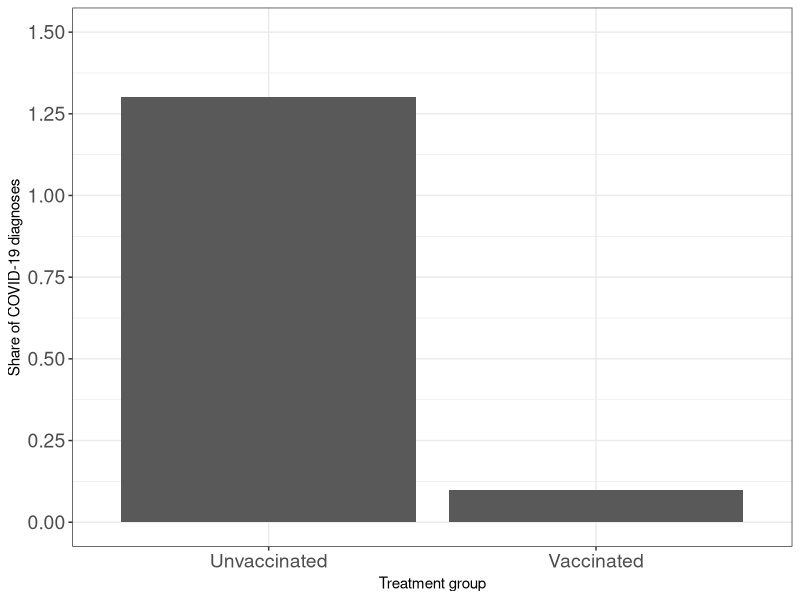
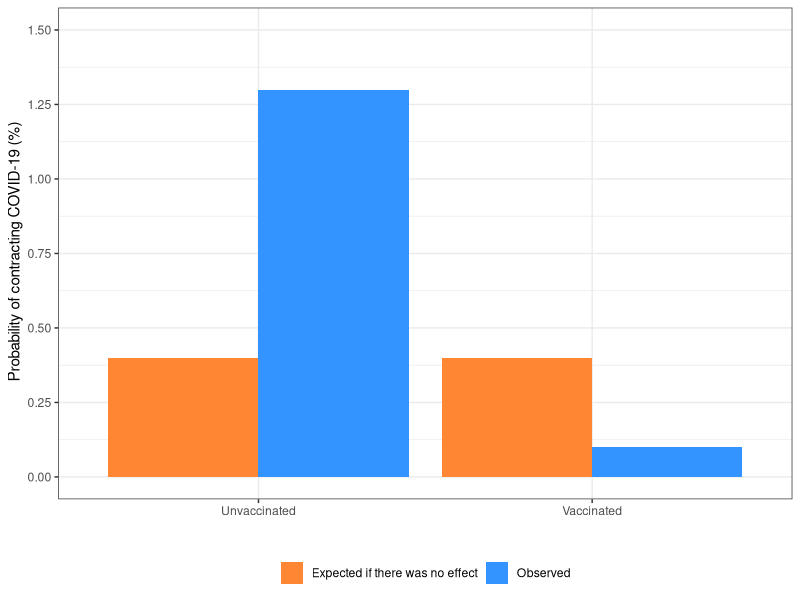
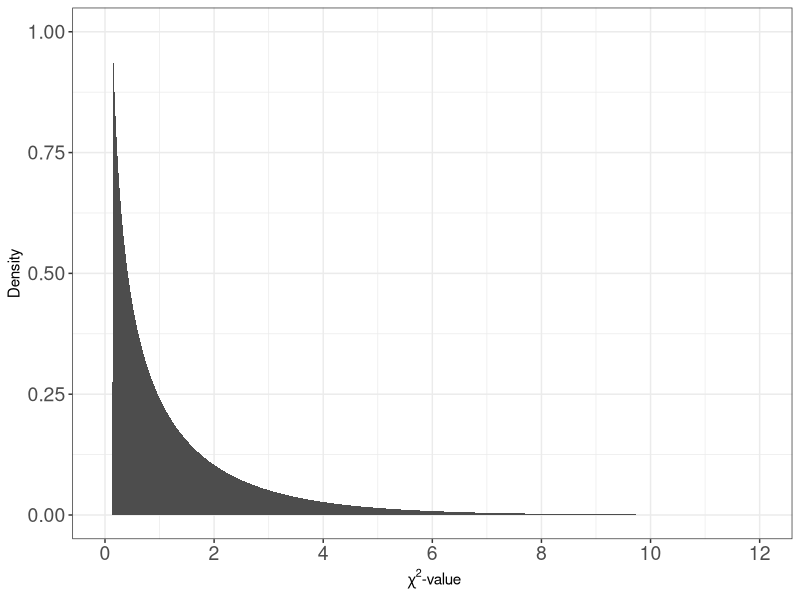
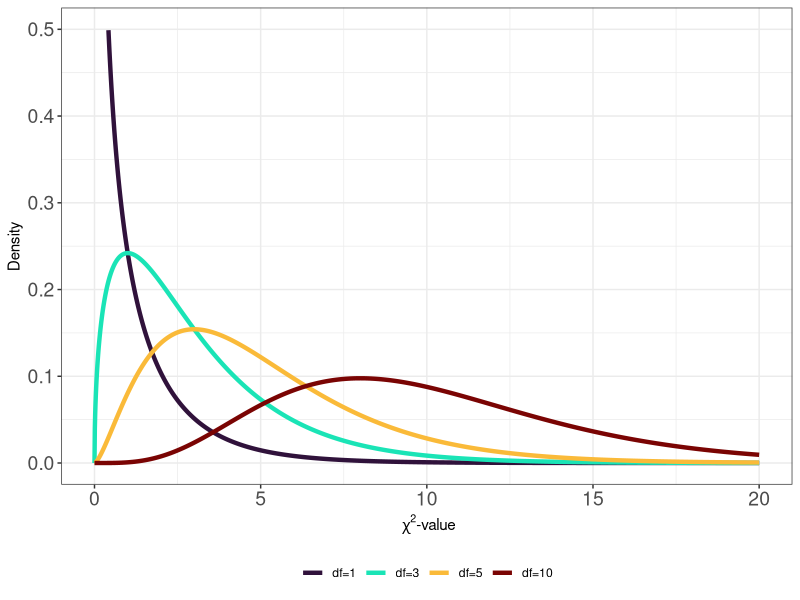
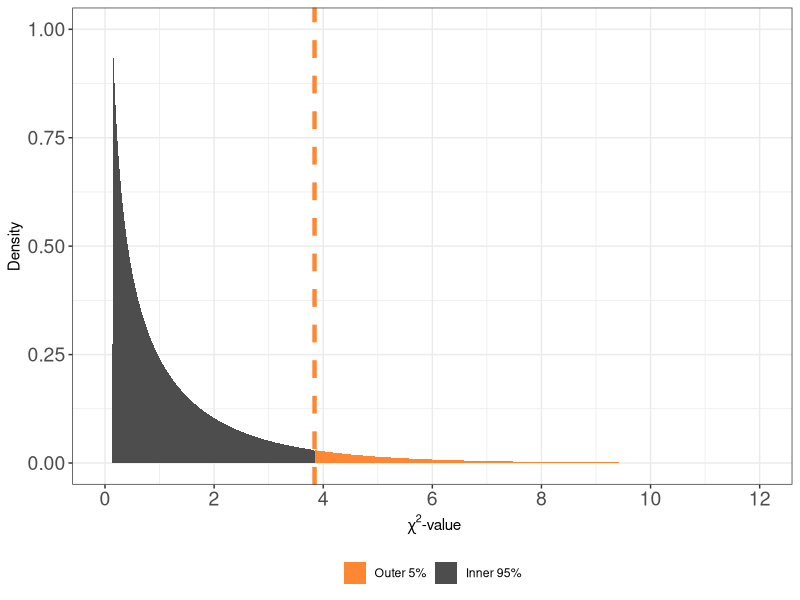
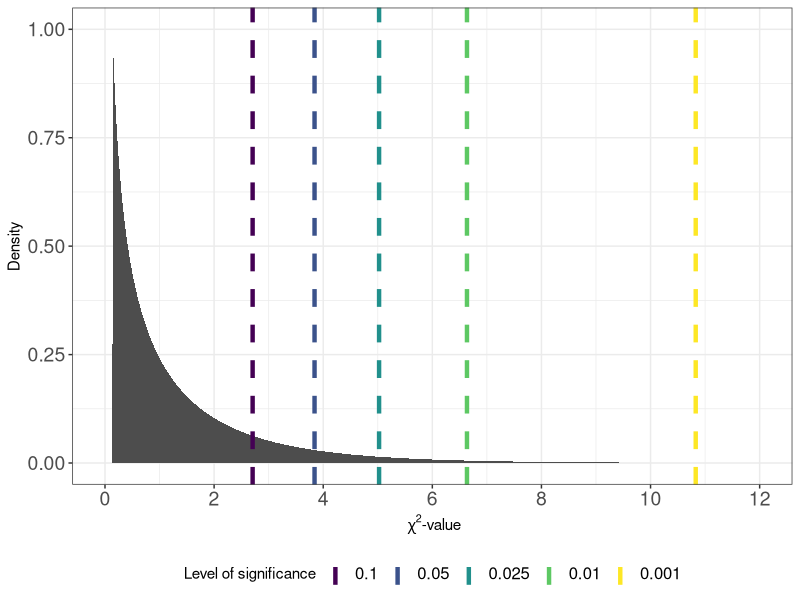
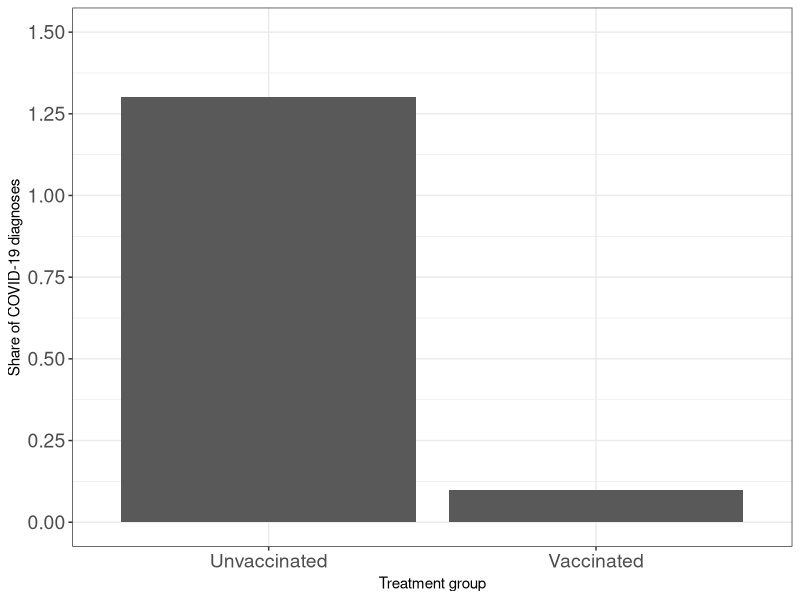
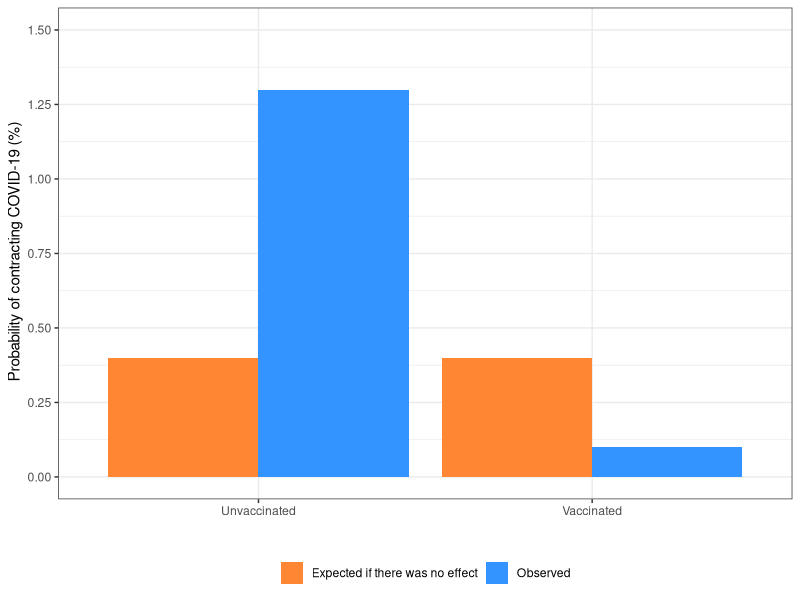

Write the R code that produced these figures, in order.

# Graphs & Tables, Kvantitativ forskningsmetode
###############################################

# Lecture 6: Tabular analysis & chi-squared test

library(tidyverse)
library(xtable)
library(viridis)

setwd("/Users/carloknotz/Documents/Work/Stavanger/Teaching/Statistics/Slides")

# Replication of Logunov et al., Sputnik V trial (Lancet 2021)
##############################################################
sputnik <- matrix(c(4840,62,14948,16), ncol = 2, byrow = T)

colnames(sputnik) <- c("Did not get COVID","Got COVID")
rownames(sputnik) <- c("Did not get vaccine","Got vaccine")

# Frequency table
freq <- as.table(t(sputnik))
freq <- addmargins(freq)

freq <- xtable(freq,
               caption = "Frequencies: Vaccine receipt and COVID-19 incidences",
               align = c("l","c","c","c"),
               digits = 0)

align(freq) <- xalign(freq)
digits(freq) <- xdigits(freq)
display(freq) <- xdisplay(freq)

print(freq,file="sputnik_freq.tex",table.placement = "h",booktabs = T,
      caption.placement="bottom")

# Percentages
propsput <- t(rbind(sputnik,sputnik[1,] + sputnik[2,]))
colnames(propsput) <- c("Did not get vaccine","Got vaccine","Sum")

prop <- 100*prop.table(propsput,2) # Column percentages
prop <- addmargins(prop, 1)

prop <- xtable(prop,
               caption = "Percentages: Vaccine receipt and COVID-19 incidences",
               align = c("l","c","c","c"),
               digits = 1)

align(prop) <- xalign(prop)
display(prop) <- xdisplay(prop)

print(prop,file="sputnik_prop.tex",table.placement = "h",booktabs = T,
      caption.placement="bottom",hline.after=c(-1, 0),
      add.to.row = list(pos = list(nrow(prop)),
                        command = paste0("\\bottomrule \n \\multicolumn{4}{l}",
                                       "{\\scriptsize{Note: Table shows column percentages.}} \n")))

# Percentages, graphically - w/ null result
data.frame(group = c("Unvaccinated","Vaccinated"),
           prob = c(1.3,0.1)) %>% 
  ggplot(aes(x=group,y=prob)) +
  geom_bar(stat = "identity") +
  scale_y_continuous(limits = c(0,1.5),
                     breaks = seq(0,1.5,.25)) +
  labs(y="Share of COVID-19 diagnoses",
       x = "Treatment group") +
  theme_bw() +
  theme(legend.position = "bottom",
        legend.title = element_blank(),
        axis.text = element_text(size=14))
ggsave("sputnik_probs.pdf")


# Percentages, graphically - w/ null result
data.frame(group = c("Unvaccinated","Vaccinated"),
                      prob = c(1.3,0.1),
           null = rep(0.4,2)) %>% 
  pivot_longer(cols = c("null","prob"),
               names_to = "result",
               values_to = "vals") %>% 
  ggplot(aes(x=group,y=vals,fill=result)) +
    geom_bar(stat = "identity", position = "dodge") +
    scale_y_continuous(limits = c(0,1.5),
                       breaks = seq(0,1.5,.25)) +
    scale_fill_manual(values = c("#ff8633","#3393ff"),
                      labels = c("Expected if there was no effect","Observed")) +
  labs(x="", y = " Probability of contracting COVID-19 (%)") +
  theme_bw() +
  theme(legend.position = "bottom",
        legend.title = element_blank())
  ggsave("sputnik_probs_null.pdf")

# Percentage difference
inc_untreat <- round((62/4902)*100, digits = 1) # incidence among untreated
inc_untreat

inc_treat <- round((16/14964)*100, digits = 1) # incidence among treated
inc_treat

inc_treat-inc_untreat # difference
round(inc_treat/inc_untreat, digits = 3)*100 # relative risk


# odds-ratio, using frequencies
base <- 78/19788
treat <- 16/14948 # odds in exposed group
place <- 62/4840 # odds in unexposed group

round(treat/place, digits = 3) # odds-ratio

round(1-(treat/place), digits = 3)*100 # efficacy

# odds-ration, using probabilities
base_prob <- 0.4/99.6
treat_prob <- 0.1/99.9
place_prob <- 1.3/98.7

treat_prob/place_prob
1-(treat_prob/place_prob)


# chi-square
Xsq <- chisq.test(sputnik, correct = F) 
  Xsq$observed
  Xsq$expected

# Exact p-value, computed chi-stat
pchisq(Xsq$statistic,
       df = 1,
       lower.tail = F)

# Exact p-value, chi-stat by hand
pchisq(124.266,
       df = 1,
       lower.tail = F)

# Generate chi-squared distributions
####################################
  
# df=1, shaded
data.frame(chisq = 0:7000 / 100) %>% 
  mutate(density = dchisq(x = chisq, df = 1)) %>% 
  mutate(within = ifelse(chisq>=3.841,"no","yes")) %>% 
  filter(chisq<=12) %>% 
  ggplot(aes(x=chisq,y=density)) +
  geom_area(fill="grey30") +
  scale_x_continuous(limits = c(0,12),
                     breaks = seq(0,12,2)) +
  scale_y_continuous(limits = c(0,1)) +
  ylab("Density") +
  xlab(~ paste(chi ^ 2, "-value")) +
  theme_bw() +
  theme(legend.position = "bottom",
        legend.title = element_blank(),
        axis.text = element_text(size=14))
  ggsave("chidist.pdf")

# df=1:10
data.frame(chisq = 0:7000 / 100) %>% 
  mutate(df_01 = dchisq(x = chisq, df = 1),
         df_03 = dchisq(x = chisq, df = 3),
         df_05 = dchisq(x = chisq, df = 5),
         df_10 = dchisq(x = chisq, df = 10)) %>% 
  pivot_longer(cols = starts_with("df_"),
               names_to = "dist",
               values_to = "density") %>% 
  ggplot(aes(x=chisq,y=density,color=factor(dist))) +
    geom_line(size = 1.5) +
  scale_x_continuous(limits = c(0,20)) +
  scale_y_continuous(limits = c(0,.5)) +
  scale_color_viridis(discrete = T,option = "turbo",
                      labels = c("df=1","df=3","df=5","df=10")) +
  ylab("Density") +
  xlab(~ paste(chi ^ 2, "-value")) +
  theme_bw() +
  theme(legend.position = "bottom",
        legend.title = element_blank(),
        axis.text = element_text(size=14))
  ggsave("chidist_dfs.pdf")

  
  
# df=1, with 95% quantile shaded
data.frame(chisq = 0:7000 / 100) %>% 
  mutate(density = dchisq(x = chisq, df = 1)) %>% 
  mutate(within = ifelse(chisq>=3.841,"no","yes")) %>% 
  filter(chisq<=12) %>% 
  ggplot(aes(x=chisq,y=density,fill=within)) +
    geom_area() +
    geom_vline(xintercept = 3.841, color = "#ff8633",
               linetype = "dashed", size = 1.5) +
  scale_x_continuous(limits = c(0,12),
                     breaks = seq(0,12,2)) +
  scale_y_continuous(limits = c(0,1)) +
  scale_fill_manual(values = c("#ff8633","grey30"),
                    labels = c("Outer 5%","Inner 95%")) +
  ylab("Density") +
  xlab(~ paste(chi ^ 2, "-value")) +
  theme_bw() +
  theme(legend.position = "bottom",
        legend.title = element_blank(),
        axis.text = element_text(size=14))
  ggsave("chi_crit.pdf")
  
  
# Different thresholds indicated
data.frame(chisq = 0:7000 / 100) %>% 
  mutate(density = dchisq(x = chisq, df = 1)) %>% 
  filter(chisq<=12) %>% 
  ggplot(aes(x=chisq,y=density)) +
  geom_area(fill = "grey30") +
  geom_vline(aes(xintercept = 2.706, color = "0.1"),
             linetype = "dashed", size = 1.5) +
  geom_vline(aes(xintercept = 3.841, color = "0.05"),
             linetype = "dashed", size = 1.5) +
  geom_vline(aes(xintercept = 5.024, color = "0.025"),
             linetype = "dashed", size = 1.5) +
  geom_vline(aes(xintercept = 6.635, color = "0.01"),
             linetype = "dashed", size = 1.5) +
  geom_vline(aes(xintercept = 10.828, color = "0.001"),
             linetype = "dashed", size = 1.5) +
  scale_x_continuous(limits = c(0,12),
                     breaks = seq(0,12,2)) +
  scale_y_continuous(limits = c(0,1)) +
  scale_color_viridis(discrete = T,guide = guide_legend(reverse = T),
                      direction = -1) +
  ylab("Density") +
  xlab(~ paste(chi ^ 2, "-value")) +
  labs(color = "Level of significance") +
  theme_bw() +
  theme(legend.position = "bottom",
        legend.text = element_text(size=12),
        axis.text = element_text(size=14))
  ggsave("chi_diffsig.pdf")
  
  
  
pdf("chi_crit.pdf")
dist <- rchisq(10000,1)
  dens <- density(dist)
  plot(dens,xlim = c(0,12),
       main = "", xlab = expression(chi^2-value))
  value <- 3.841
  polygon(c(dens$x[dens$x >= value ], value),
          c(dens$y[dens$x >= value ], 0),
          col = "#ff8633",
          border = 1)
  polygon(c(dens$x[dens$x < value ], value),
          c(dens$y[dens$x < value ], 0),
          col = "grey30",
          border = 1)
  abline(v=value,col = "#ff8633",lty=2, lwd=3)
  dev.off()

  
  data.frame(dist = dchisq(10000,1),
             id = seq(1,10000,1))
